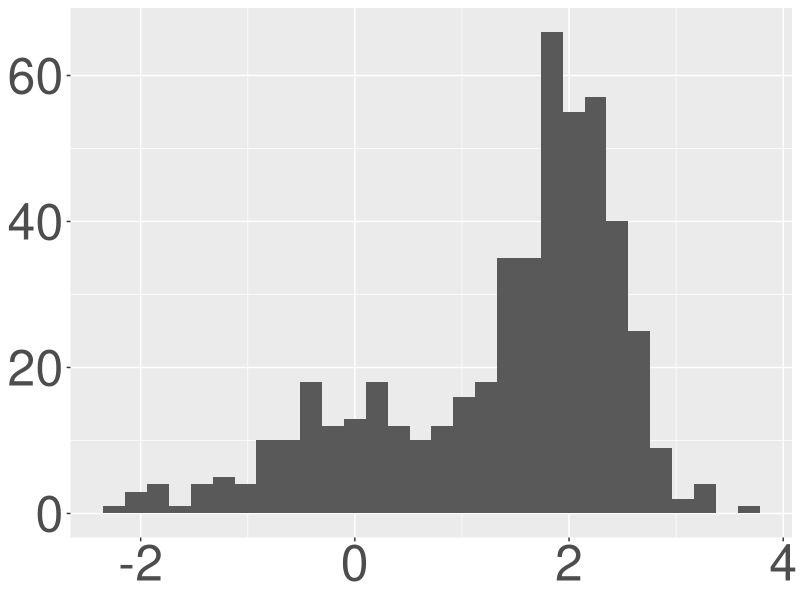
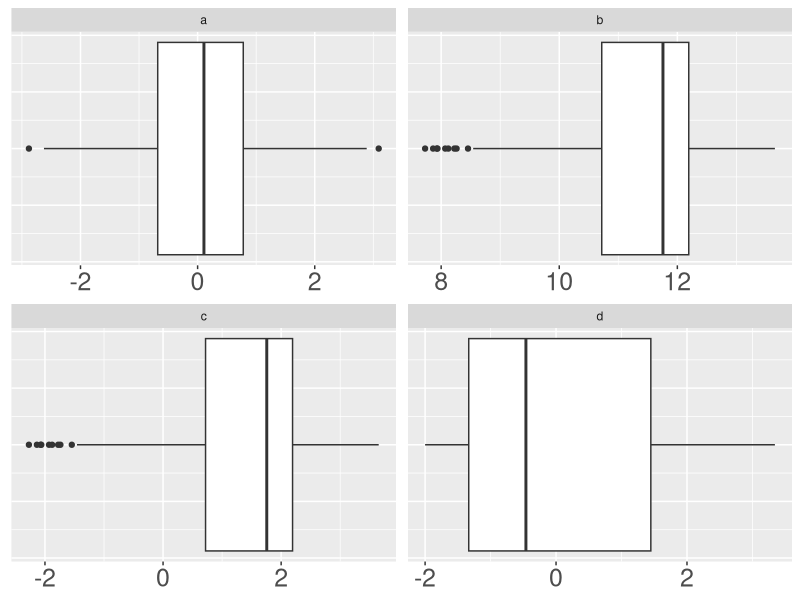
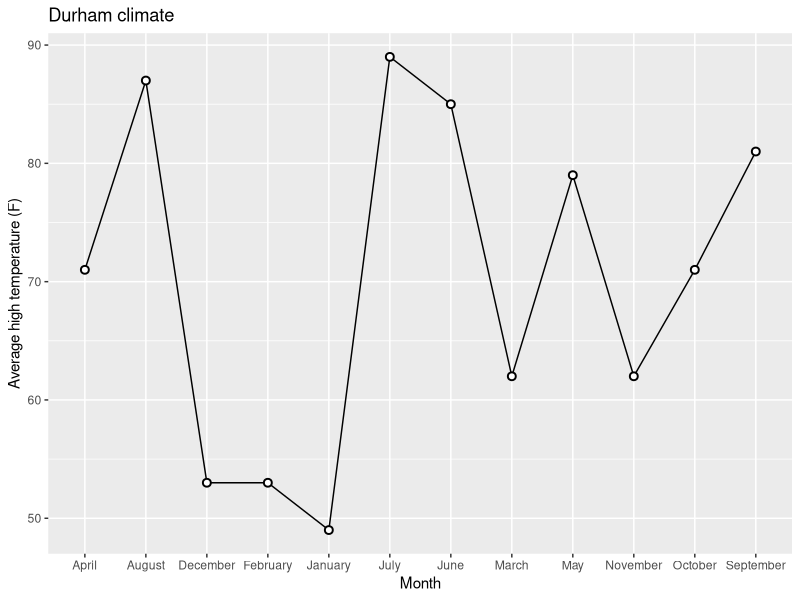
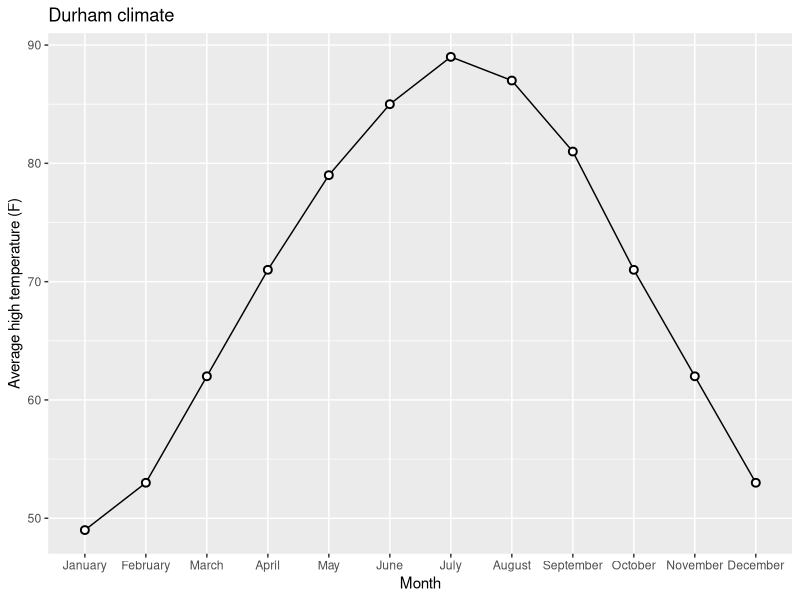
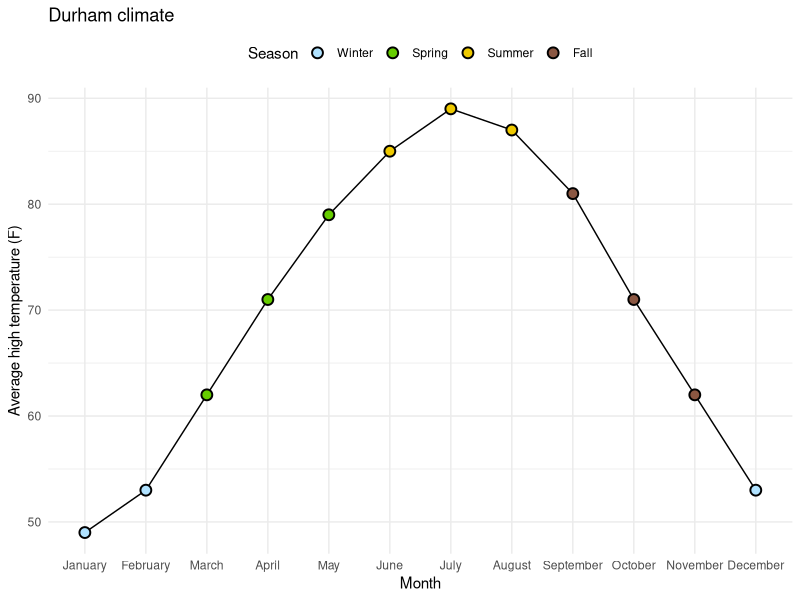
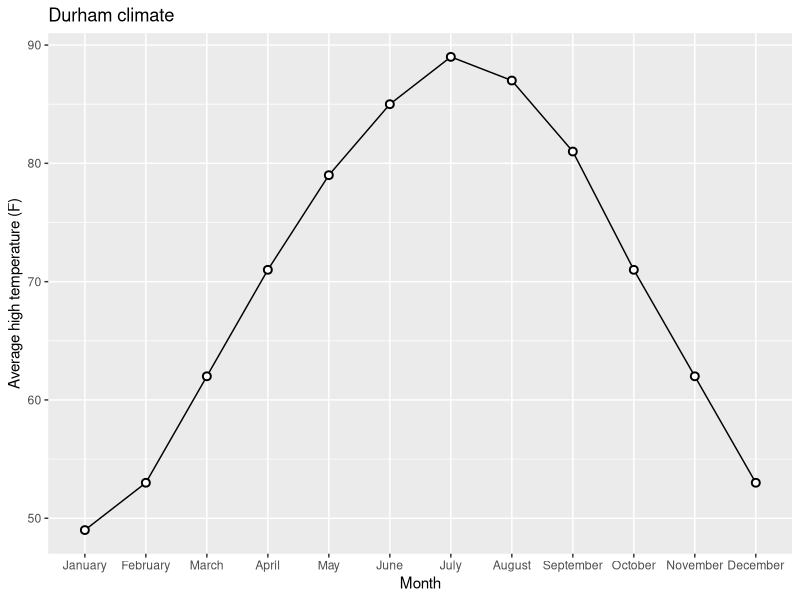
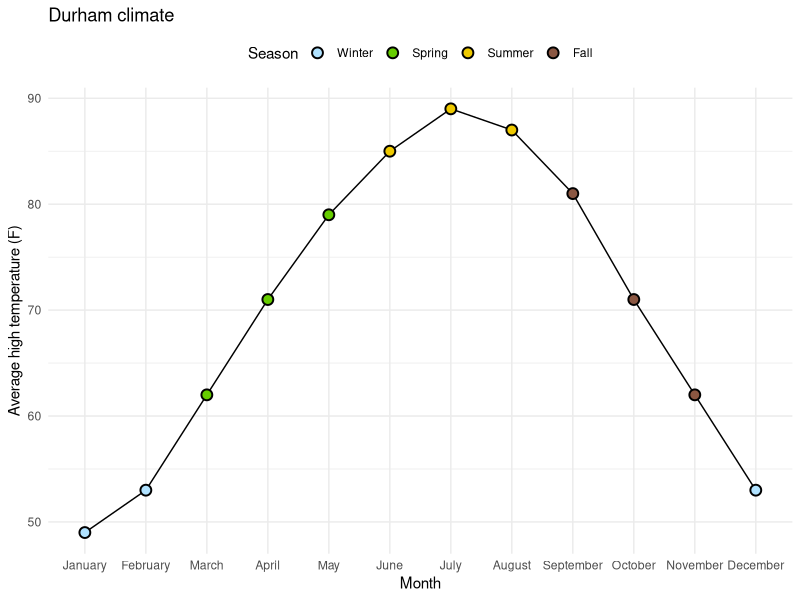
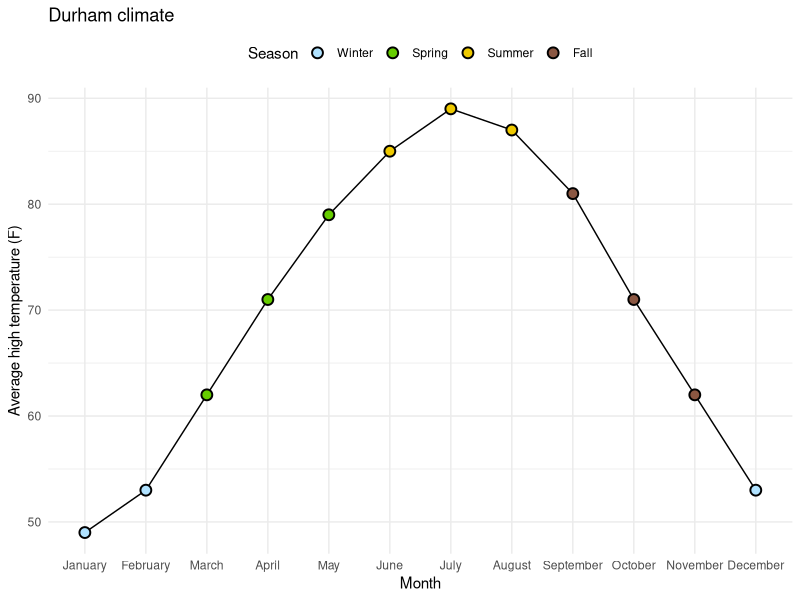

Write the R code that produced these figures, in order.
## ---- chunk 1
#| include: false
library(tidyverse)
durham_climate <- read_csv("data/durham-climate.csv")
durham_climate <- durham_climate |> rename(precip = precipitation_in)
## ---- chunk 2
#| echo: false

df <- tibble(
  x = c(1, 2, 3, 4, 5, 6),
  y = c("Marie", "Marie", "Katie", "Mary", "Mary", "Mary")
)
## ---- chunk 3
df
## ---- chunk 4
#| echo: false
#| warning: false
set.seed(100)
x <- c(rnorm(150), rnorm(350, mean = 2, sd = 0.5))
df <- tibble(x = x)
ggplot(df, aes(x = x)) +
  geom_histogram() + 
  theme(axis.text = element_text(size = 36)) + 
  labs(x = NULL, y = NULL)
## ---- chunk 5
#| echo: false
#| fig-asp: 0.33
#| warning: false
w <- rnorm(500)
y <- c(pmax(rnorm(350, mean = -1), -2), rnorm(150, mean = 2, sd = 0.5))
z <- x + 10
X <- as_tibble(cbind(sort(rep(1:4, 500)), c(w, z, x, y))) |>
  mutate(
    V1 = case_when(
      V1 == 1 ~ "a",
      V1 == 2 ~ "b",
      V1 == 3 ~ "c",
      V1 == 4 ~ "d",
    )
  )
ggplot(X, aes(x = V2)) + 
  geom_boxplot() + 
  facet_wrap(.~V1, scales = "free") + 
  theme(axis.text = element_text(size = 18), 
        axis.text.y = element_blank(),
        axis.ticks.y = element_blank()) + 
  labs(x = NULL, y = NULL)
## ---- chunk 6
durham_climate 
## ---- chunk 7
#| echo: false
ggplot(
  durham_climate, 
  aes(x = month, y = avg_high_f, group = 1)
  ) +
  geom_line() +
  geom_point(
    shape = "circle filled", size = 2,
    color = "black", fill = "white", stroke = 1
  ) +
  labs(
    x = "Month",
    y = "Average high temperature (F)",
    title = "Durham climate"
  )
## ---- chunk 8
#| echo: false
durham_climate <- durham_climate |>
  mutate(month = fct_relevel(month, month.name))

ggplot(
  durham_climate,
  aes(x = month, y = avg_high_f, group = 1)
  ) +
  geom_line() +
  geom_point(
    shape = "circle filled", size = 2,
    color = "black", fill = "white", stroke = 1
  ) +
  labs(
    x = "Month",
    y = "Average high temperature (F)",
    title = "Durham climate"
  )
## ---- chunk 9
#| echo: false
durham_climate |>
  mutate(
    season = case_when(
      month %in% c("December", "January", "February") ~ "Winter",
      month %in% c("March", "April", "May") ~ "Spring",
      month %in% c("June", "July", "August") ~ "Summer",
      month %in% c("September", "October", "November") ~ "Fall",
    ),
    season = fct_relevel(season, "Winter", "Spring", "Summer", "Fall")
  ) |> ggplot(
  aes(x = month, y = avg_high_f, group = 1)
  ) +
  geom_line() +
  geom_point(
    aes(fill = season),
    shape = "circle filled", size = 3, stroke = 1
  ) +
  scale_fill_manual(
    values = c(
      "Winter" = "lightskyblue1",
      "Spring" = "chartreuse3",
      "Summer" = "gold2",
      "Fall" = "lightsalmon4"
    )
  ) +
  labs(
    x = "Month",
    y = "Average high temperature (F)",
    title = "Durham climate",
    fill = "Season"
  ) +
  theme_minimal() +
  theme(legend.position = "top") 
## ---- chunk 10
#| echo: false
ggplot(
  durham_climate,
  aes(x = month, y = avg_high_f, group = 1)
  ) +
  geom_line() +
  geom_point(
    shape = "circle filled", size = 2,
    color = "black", fill = "white", stroke = 1
  ) +
  labs(
    x = "Month",
    y = "Average high temperature (F)",
    title = "Durham climate"
  )
## ---- chunk 11
#| echo: false
durham_climate |>
  mutate(
    season = case_when(
      month %in% c("December", "January", "February") ~ "Winter",
      month %in% c("March", "April", "May") ~ "Spring",
      month %in% c("June", "July", "August") ~ "Summer",
      month %in% c("September", "October", "November") ~ "Fall",
    ),
    season = fct_relevel(season, "Winter", "Spring", "Summer", "Fall")
  ) |> ggplot(
  aes(x = month, y = avg_high_f, group = 1)
  ) +
  geom_line() +
  geom_point(
    aes(fill = season),
    shape = "circle filled", size = 3, stroke = 1
  ) +
  scale_fill_manual(
    values = c(
      "Winter" = "lightskyblue1",
      "Spring" = "chartreuse3",
      "Summer" = "gold2",
      "Fall" = "lightsalmon4"
    )
  ) +
  labs(
    x = "Month",
    y = "Average high temperature (F)",
    title = "Durham climate",
    fill = "Season"
  ) +
  theme_minimal() +
  theme(legend.position = "top") 
## ---- chunk 12
#| echo: false

durham_climate 
  

## ---- chunk 13
#| echo: false

durham_climate |>
  mutate( season = case_when(
      month %in% c("December", "January", "February") ~ "Winter",
      month %in% c("March", "April", "May") ~ "Spring",
      month %in% c("June", "July", "August") ~ "Summer",
      month %in% c("September", "October", "November") ~ "Fall",)
    ) |>
  mutate(season = fct_relevel(season, "Winter", "Spring", "Summer", "Fall")) |> 
  ggplot(aes(x = month, y = avg_high_f, group = 1, fill = season)) +
    geom_line() +
    geom_point(shape = "circle filled", size = 3, stroke = 1) +
    scale_fill_manual(
      values = c(
        "Winter" = "lightskyblue1",
        "Spring" = "chartreuse3",
        "Summer" = "gold2",
        "Fall" = "lightsalmon4"
      )
    ) +
    labs(
      x = "Month",
      y = "Average high temperature (F)",
      title = "Durham climate",
      fill = "Season"
    ) +
    theme_minimal() +
    theme(legend.position = "top") 
## ---- chunk 14
#| echo: false 
durham_climate |>
  mutate(
    month = fct_relevel(month, month.name),
    season = case_when(
      month %in% c("December", "January", "February") ~ "Winter",
      month %in% c("March", "April", "May") ~ "Spring",
      month %in% c("June", "July", "August") ~ "Summer",
      month %in% c("September", "October", "November") ~ "Fall",
    ),
    season = fct_relevel(season, "Winter", "Spring", "Summer", "Fall")
  ) |>
  pivot_longer(
    cols = c(avg_high_f, avg_low_f),
    names_to = "temp_type",
    values_to = "avg_temp_f"
  ) |>
  ggplot(aes(x = month, y = avg_temp_f, group = temp_type, color = temp_type, fill = season)) +
  geom_line() +
  geom_point(shape = "circle filled", size = 3, stroke = 1) +
  scale_fill_manual(
    values = c(
      "Winter" = "lightskyblue1",
      "Spring" = "chartreuse3",
      "Summer" = "gold2",
      "Fall" = "lightsalmon4"
    )
  ) +
  scale_color_manual(
    values = c(
      "avg_high_f" = "gray20",
      "avg_low_f" = "gray70"
    )
  ) +
  labs(
    x = "Month",
    y = "Average temperature (F)",
    title = "Durham climate",
    fill = "Season",
    color = "Type"
  ) +
  theme_minimal() +
  theme(legend.position = "top")
## ---- chunk 15
#| echo: false 
#| fig-height: 3.2
durham_climate |>
  mutate(
    month = fct_relevel(month, month.name),
    season = case_when(
      month %in% c("December", "January", "February") ~ "Winter",
      month %in% c("March", "April", "May") ~ "Spring",
      month %in% c("June", "July", "August") ~ "Summer",
      month %in% c("September", "October", "November") ~ "Fall",
    ),
    season = fct_relevel(season, "Winter", "Spring", "Summer", "Fall")
  ) |>
  pivot_longer(
    cols = c(avg_high_f, avg_low_f),
    names_to = "temp_type",
    values_to = "temp"
  ) |>
  ggplot(aes(x = month, y = temp, group = temp_type, color = temp_type, fill = season)) +
  geom_line() +
  geom_point(shape = "circle filled", size = 3, stroke = 1) +
  scale_fill_manual(
    values = c(
      "Winter" = "lightskyblue1",
      "Spring" = "chartreuse3",
      "Summer" = "gold2",
      "Fall" = "lightsalmon4"
    )
  ) +
  scale_color_manual(
    values = c(
      "avg_high_f" = "gray20",
      "avg_low_f" = "gray70"
    )
  ) +
  labs(
    x = "Month",
    y = "Average temperature (F)",
    title = "Durham climate",
    fill = "Season",
    color = "Type"
  ) +
  theme_minimal() +
  theme(legend.position = "top")
## ---- chunk 16
#| echo: false 
durham_climate |>
  mutate(
    month = fct_relevel(month, month.name),
    season = case_when(
      month %in% c("December", "January", "February") ~ "Winter",
      month %in% c("March", "April", "May") ~ "Spring",
      month %in% c("June", "July", "August") ~ "Summer",
      month %in% c("September", "October", "November") ~ "Fall",
    ),
    season = fct_relevel(season, "Winter", "Spring", "Summer", "Fall")
  ) |>
  head(3)
## ---- chunk 17
#| echo: false 
durham_climate |>
  mutate(
    month = fct_relevel(month, month.name),
    season = case_when(
      month %in% c("December", "January", "February") ~ "Winter",
      month %in% c("March", "April", "May") ~ "Spring",
      month %in% c("June", "July", "August") ~ "Summer",
      month %in% c("September", "October", "November") ~ "Fall",
    ),
    season = fct_relevel(season, "Winter", "Spring", "Summer", "Fall")
  ) |>
  slice(1:5)

## ---- chunk 18
#| echo: false 
durham_climate |>
  mutate(
    month = fct_relevel(month, month.name),
    season = case_when(
      month %in% c("December", "January", "February") ~ "Winter",
      month %in% c("March", "April", "May") ~ "Spring",
      month %in% c("June", "July", "August") ~ "Summer",
      month %in% c("September", "October", "November") ~ "Fall",
    ),
    season = fct_relevel(season, "Winter", "Spring", "Summer", "Fall")
  ) |>
  pivot_longer(
    cols = c(avg_high_f, avg_low_f),
    names_to = "temp_type",
    values_to = "temp"
  ) |>
  slice(1:5)
